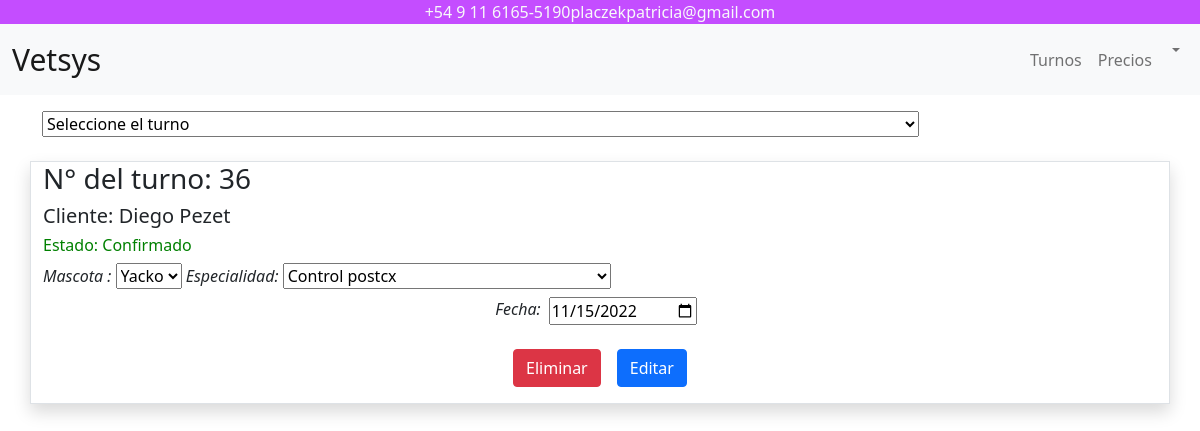
Screenshot of /sub/editarturnos.php?turno_id=36 with the database file from the repository.
### tables this page shows
CREATE TABLE `turnos` (
  `id` int(4) NOT NULL,
  `title` varchar(255) NOT NULL,
  `dni_cliente` int(8) NOT NULL,
  `cliente` varchar(200) NOT NULL,
  `asunto` varchar(200) NOT NULL,
  `id_mascota` int(4) NOT NULL,
  `mascota` varchar(200) NOT NULL,
  `status` varchar(255) NOT NULL,
  `start` date NOT NULL,
  `domicilio` varchar(200) NOT NULL
);

### sub/editarturnos.php (the view, shortened to what this page needs)
<?php
include("div/connect.php");
$stmt = $conn->prepare("SELECT * FROM `turnos` WHERE DATE(start) >= CURDATE() ORDER BY `turnos`.`start` DESC ");
$stmt->execute();
$results_turnos = $stmt->fetchAll();
$turnos = null;
if (is_countable($results_turnos)) {
    if (count($results_turnos) != 0) {
        $turnos = $results_turnos;
    }
}
if (isset($_GET['turno_id'])) {
    $query = $conn->prepare("SELECT * FROM `turnos` WHERE id=:id");
    $query->bindParam(':id', $_GET['turno_id']);
    $query->execute();
    $result_turno = $query->fetchAll();
    $turno = null;
    if (is_countable($result_turno)) {
        if (count($result_turno) != 0) {
            $turno = $result_turno;
        }
    }
    foreach ($turno as $row_turno) :
        $dni_cliente = $row_turno['dni_cliente'];
        $stmt = $conn->prepare("SELECT * FROM mascotas WHERE id_dueño='$dni_cliente' ");
        $stmt->execute();
        $results_mascotas = $stmt->fetchAll();
        $mascotas = null;
        if (is_countable($results_mascotas)) {
            if (count($results_mascotas) != 0) {
                $mascotas = $results_mascotas;
            }
        }
    endforeach;
}
?>
<head>
    <link href="../bootstrap/css/bootstrap.min.css" rel="stylesheet">
    <link rel="stylesheet" href="https://cdnjs.cloudflare.com/ajax/libs/selectize.js/0.12.6/css/selectize.bootstrap3.min.css" />
</head>
<body>
    <?php include('div/header.php'); ?>
    <div class="container mt-3">
        <?php if($turnos): ?>
        <form method="get">
            <select class="select-box" name='turno_id' onchange="this.form.submit()">
                <option selected value>Seleccione el turno</option>
            </select>
        </form>
        <?php else: ?>
            <h5><?= "No hay turnos pendientes" ?></h5>
        <?php endif; ?>
    </div>
    <?php if (isset($_GET['turno_id'])) : ?>
        <?php foreach ($turno as $row_turno) : ?>
            <div class="container mt-4 border shadow">
                <h2 class="h3"><?php echo "N° del turno: ", $row_turno['id'] ?></h2>
                <p class="h5"><?php echo "Cliente: ", $row_turno['cliente'] ?></p>
                <p class="h6" style="<?php if($row_turno['status']=="Confirmado"){echo "color:green;";}else if($row_turno['status']=="Cancelado"){echo "color:red;";}?>"><?php echo "Estado: ", $row_turno['status'] ?></p>
                <form method="post">
                    <i>Mascota : </i>
                    <select name="id_mascota" required>
                        <?php foreach ($mascotas as $row_mascotas) : ?>
                            <option value="<?php echo $row_mascotas['id_mascota'] ?>"><?php echo $row_mascotas['nombre'] ?></option>
                        <?php endforeach; ?>
                    </select>
                    <i>Especialidad:</i>
                    <select name="especialidad" required>
                        <option value=<?php echo $row_turno['asunto']; ?>><?php echo $row_turno['asunto']; ?></option>
                    </select>
                    <div class="p-2 d-flex justify-content-center">
                        <i>Fecha:</i>
                        <input type="date" name="fecha" value=<?php echo $row_turno['start'] ?> class="input mx-2" required>
                    </div>
                    <div class="d-flex justify-content-center mt-3 text-white">
                        <input class="btn btn-danger mx-2" type="submit" name="eliminarturno" value="Eliminar">
                        <input class="btn btn-primary mx-2" type="submit" name="editarturno" value="Editar">
                    </div>
                </form>
            </div>
        <?php endforeach ?>
    <?php endif; ?>
</body>

### rows the page displays
turnos: id "36", cliente "Diego Pezet", status "Confirmado", especialidad "Control postcx", fecha "11/15/2022"

### other values shown
form field id_mascota "Yacko"
